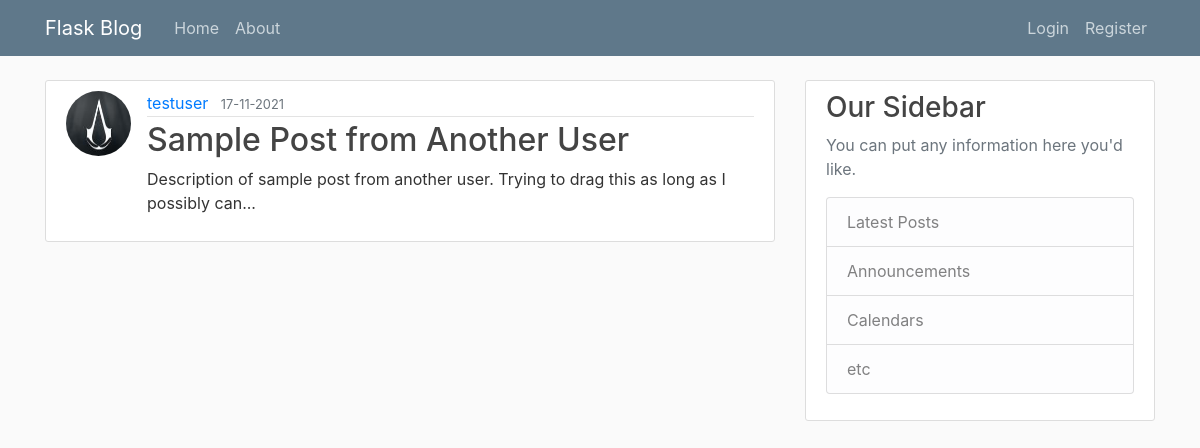
Screenshot of /post/3 with the database file from the repository.
### blog_webapp/models.py (models this page shows, shortened)
class User(db.Model, UserMixin):
    id = db.Column(db.Integer, primary_key=True)
    username = db.Column(db.String(20), unique=True, nullable=False)
    email = db.Column(db.String(120), unique=True, nullable=False)
    profile_image_file = db.Column(db.String(20), nullable=False,
                                   default='default_profile_image.png')
    password = db.Column(db.String(60), nullable=False)
    posts = db.relationship('Post', backref='author', lazy=True)

class Post(db.Model):
    id = db.Column(db.Integer, primary_key=True)
    title = db.Column(db.String(100), nullable=False)
    timestamp = db.Column(db.DateTime, nullable=False, default=datetime.utcnow)
    content = db.Column(db.Text, nullable=False)
    user_id = db.Column(db.Integer, db.ForeignKey('user.id'), nullable=False)

### blog_webapp/posts/routes.py (the view)
@posts.route("/post/<int:post_id>")
def get_post(post_id):
    post = Post.query.get_or_404(post_id)
    return render_template('post.html', title=post.title, post=post)

### blog_webapp/templates/post.html (shortened to what this page needs)
{% extends "layout.html" %}
{% block content %}
    <article class="media content-section">
        <img class="rounded-circle article-img" src=" {{url_for('static', filename='profile_pics/'+post.author.profile_image_file) }}" alt="">
        <div class="media-body">
            <div class="article-metadata">
                <a class="mr-2" href="#">{{ post.author.username }}</a>
                <small class="text-muted">{{ post.timestamp.strftime('%d-%m-%Y') }}</small>
            </div>
            <h2 class="article-title">{{ post.title }}</h2>
            <p class="article-content">{{ post.content }}</p>
        </div>
    </article>
{% endblock content %}

### blog_webapp/static/main.css (style rules this page uses)
body { background: #fafafa; color: #333333; margin-top: 5rem; }
h1, h2, h3, h4, h5, h6 { color: #444444; }
.content-section { background: #ffffff; padding: 10px 20px; border: 1px solid #dddddd; border-radius: 3px; margin-bottom: 20px; }
.article-title { color: #444444; }
.article-content { white-space: pre-line; }
.article-img { height: 65px; width: 65px; margin-right: 16px; }
.article-metadata { padding-bottom: 1px; margin-bottom: 4px; border-bottom: 1px solid #e3e3e3 }

### rows the page displays
User: profile_image_file (picture), author.username "testuser"
Post: timestamp "17-11-2021", title "Sample Post from Another User", content "Description of sample post from another user. Trying to drag this as long as I possibly can..."
